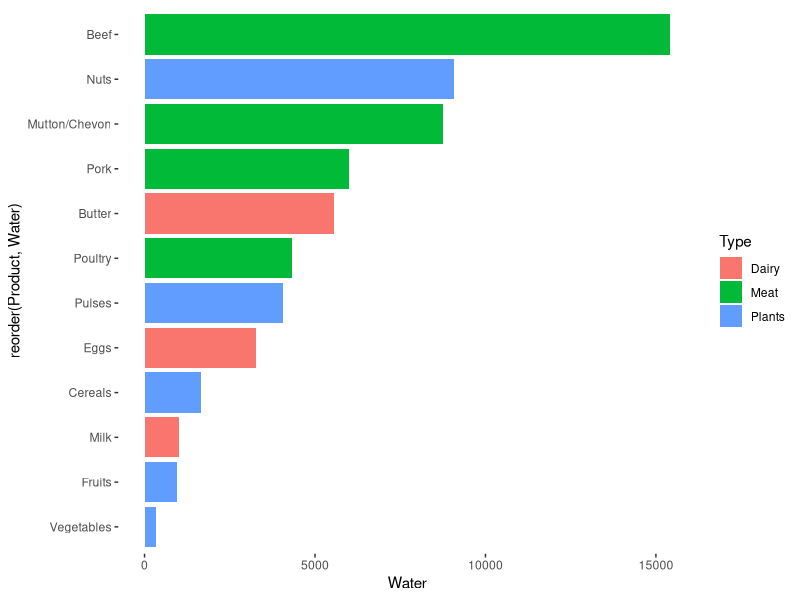

Write R code to recreate this figure.
library(dplyr)
library(ggplot2)
library(forcats)
library(Cairo)
library(tidyr)


water.usage.raw <- read.csv2("Data/water_usage.csv", fileEncoding = "UTF-8-BOM")

## Remove uneccesarry rows
to.remove = c("Sugar crops", "Starchy roots", "Oil Crops")

water.usage <- water.usage.raw %>% filter(!Product %in% to.remove)

background.colour = "transparent"

# colours visible on the poster were added in InkScape
p <- water.usage %>% 
  ggplot(aes(x = Water, y = reorder(Product, Water), fill = Type)) +
  geom_col() +
  theme(
    panel.background = element_rect(fill = background.colour, colour = background.colour),
    plot.background = element_rect(fill = background.colour, colour = background.colour),
    legend.background = element_rect(fill = background.colour, colour = background.colour),
  )

p
